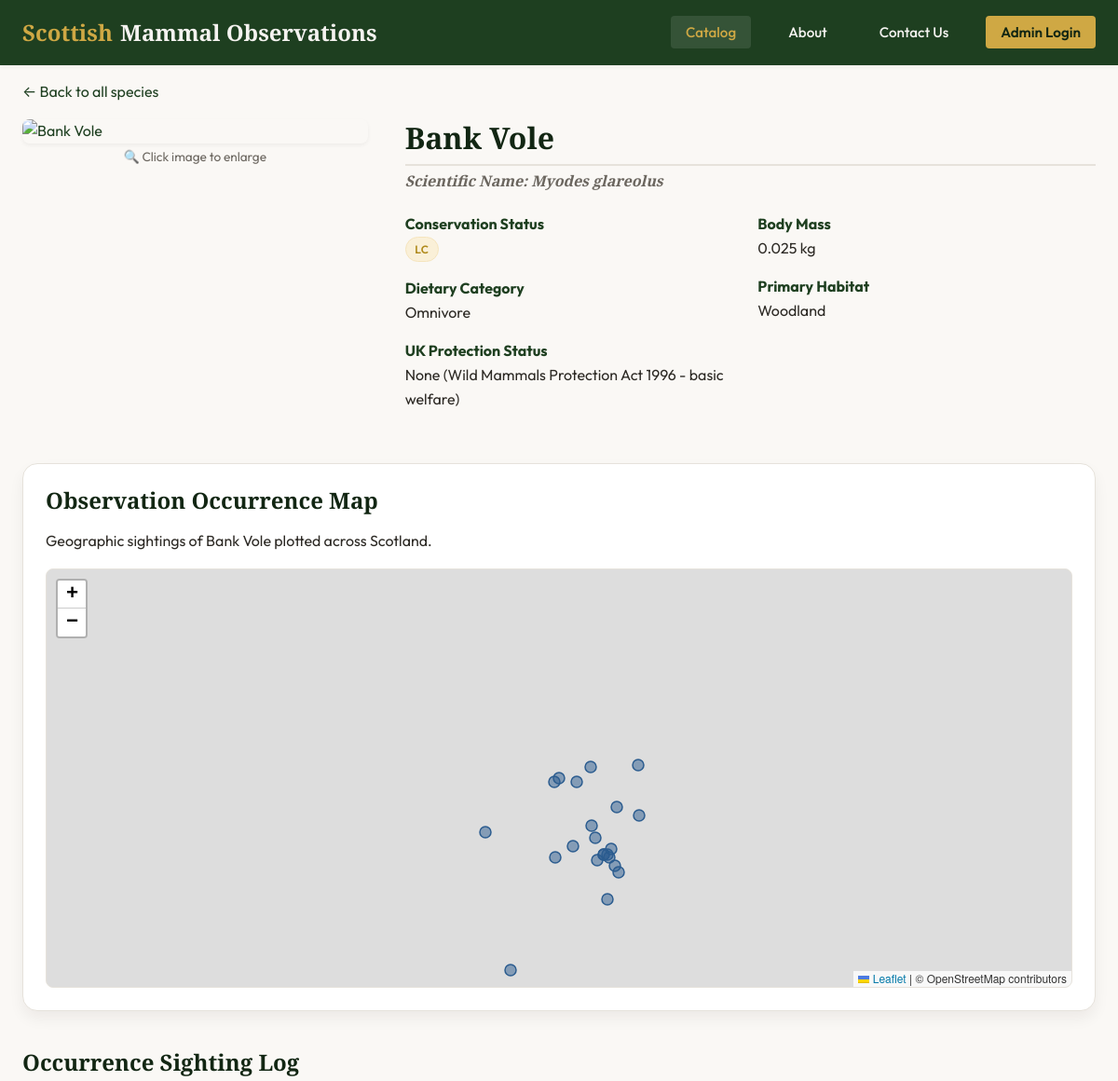
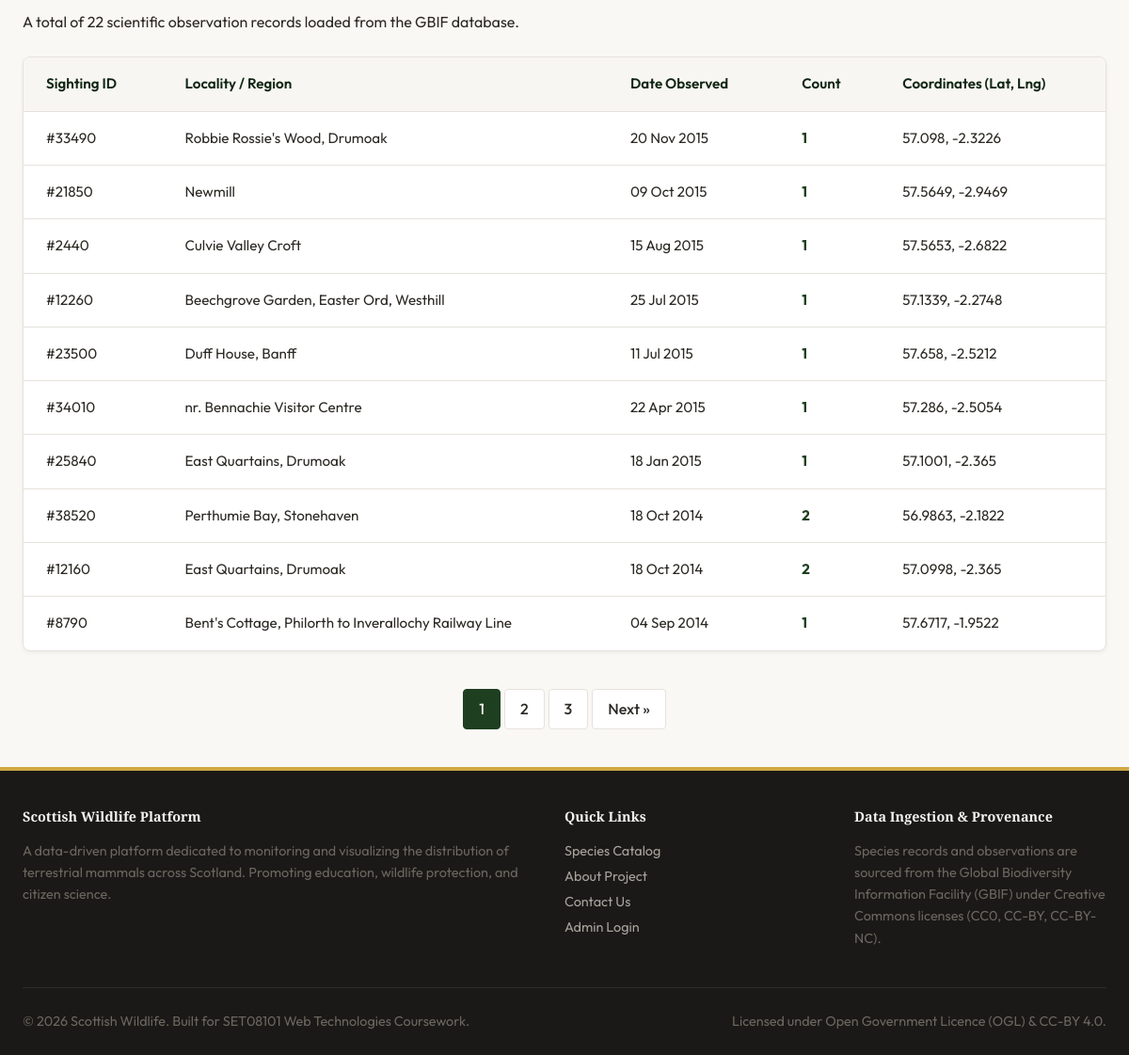
Page /species.php?key=5706764 on the committed database (2 pictures, top to bottom).
### tables this page shows
CREATE TABLE `species` (
  `gbif_species_key` int NOT NULL COMMENT 'GBIF (Global Biodiversity Information Facility) species identifier',
  `species_name` varchar(100) NOT NULL COMMENT 'Scientific name of the species',
  `common_name` varchar(100) DEFAULT NULL COMMENT 'Common English name',
  `iucn_red_list_category` varchar(10) DEFAULT NULL COMMENT 'IUCN Red List conservation status code',
  `body_mass_kg` decimal(10,3) DEFAULT NULL COMMENT 'Typical body mass in kilograms',
  `dietary_category` varchar(50) DEFAULT NULL COMMENT 'Primary dietary classification (Herbivore, Carnivore, Omnivore, Insectivore, Piscivore)',
  `uk_protection_status` varchar(255) DEFAULT NULL COMMENT 'UK legal protection status and relevant legislation',
  `habitat` varchar(100) DEFAULT NULL COMMENT 'Primary habitat types',
  `image_url` varchar(500) DEFAULT NULL,
  PRIMARY KEY (`gbif_species_key`),
  KEY `idx_species_name` (`species_name`),
  KEY `idx_dietary_category` (`dietary_category`),
  KEY `idx_iucn_category` (`iucn_red_list_category`)
);

CREATE TABLE `observations` (
  `id` int NOT NULL AUTO_INCREMENT,
  `locality` varchar(255) DEFAULT NULL COMMENT 'Location name or description',
  `individual_count` int DEFAULT NULL COMMENT 'Number of individuals observed',
  `latitude` decimal(10,6) DEFAULT NULL COMMENT 'Decimal latitude (WGS84)',
  `longitude` decimal(10,6) DEFAULT NULL COMMENT 'Decimal longitude (WGS84)',
  `gbif_species_key` int DEFAULT NULL COMMENT 'GBIF species identifier - foreign key to SPECIES table',
  `observation_date` date DEFAULT NULL,
  PRIMARY KEY (`id`),
  KEY `idx_gbif_key` (`gbif_species_key`),
  KEY `idx_location` (`latitude`,`longitude`),
  CONSTRAINT `fk_species` FOREIGN KEY (`gbif_species_key`) REFERENCES `species` (`gbif_species_key`)
);

### includes/config.php (called while the page is built, shortened)
<?php
function e($string) {
    return htmlspecialchars($string, ENT_QUOTES, 'UTF-8');
}

### species.php (the view, shortened to what this page needs)
<?php
$speciesKey = (int)$_GET['key'];
$pdo = getDbConnection();
$stmt = $pdo->prepare('
    SELECT
        gbif_species_key,
        species_name,
        common_name,
        iucn_red_list_category,
        body_mass_kg,
        dietary_category,
        uk_protection_status,
        habitat,
        image_url
    FROM species
    WHERE gbif_species_key = ?
');
$stmt->execute([$speciesKey]);
$species = $stmt->fetch();
$limit = 10;
$page = isset($_GET['page']) && is_numeric($_GET['page']) ? (int)$_GET['page'] : 1;
$offset = ($page - 1) * $limit;
$countStmt = $pdo->prepare('SELECT COUNT(*) FROM observations WHERE gbif_species_key = :key');
$countStmt->execute([':key' => $speciesKey]);
$totalObservations = $countStmt->fetchColumn();
$totalPages = ceil($totalObservations / $limit);
$obsStmt = $pdo->prepare('
    SELECT
        id,
        locality,
        individual_count,
        latitude,
        longitude,
        observation_date
    FROM observations
    WHERE gbif_species_key = :key
    ORDER BY observation_date DESC, id DESC
    LIMIT :limit OFFSET :offset
');
$obsStmt->bindValue(':key', $speciesKey, PDO::PARAM_INT);
$obsStmt->bindValue(':limit', $limit, PDO::PARAM_INT);
$obsStmt->bindValue(':offset', $offset, PDO::PARAM_INT);
$obsStmt->execute();
$observations = $obsStmt->fetchAll();
$mapPointsStmt = $pdo->prepare('
    SELECT
        locality,
        individual_count,
        latitude,
        longitude,
        observation_date
    FROM observations
    WHERE gbif_species_key = :key AND latitude IS NOT NULL AND longitude IS NOT NULL
    ORDER BY id DESC
    LIMIT 500
');
$mapPointsStmt->execute([':key' => $speciesKey]);
$mapPoints = $mapPointsStmt->fetchAll(PDO::FETCH_ASSOC);
require_once 'includes/header.php';
?>
<p style="margin-top: var(--spacing-md);"><a href="index.php">&larr; Back to all species</a></p>
<div class="grid" style="grid-template-columns: 1fr 2fr; gap: var(--spacing-xl); align-items: start; margin-top: var(--spacing-md); margin-bottom: var(--spacing-xl);">
    <div>
        <?php if (!empty($species['image_url'])): ?>
            <a href="<?php echo e($species['image_url']); ?>" class="modal-trigger" title="Click to view full size">
                <img src="<?php echo e($species['image_url']); ?>" alt="<?php echo e($species['common_name']); ?>" style="width: 100%; border-radius: var(--border-radius-md); box-shadow: var(--shadow-sm); cursor: zoom-in;">
            </a>
        <?php else: ?>
            <div style="width: 100%; height: 250px; background-color: var(--color-border); border-radius: var(--border-radius-md); display: flex; align-items: center; justify-content: center; color: var(--color-text-muted);">No Image Available</div>
        <?php endif; ?>
        <p style="font-size: 0.85rem; color: var(--color-text-muted); text-align: center; margin-top: var(--spacing-xs);">🔍 Click image to enlarge</p>
    </div>
    <div>
        <h2><?php echo e($species['common_name']); ?></h2>
        <h4 style="font-style: italic; color: var(--color-text-muted); margin-top: -10px; margin-bottom: var(--spacing-lg);">Scientific Name: <?php echo e($species['species_name']); ?></h4>
        <dl class="form-grid" style="margin-top: var(--spacing-md);">
            <div>
                <dt style="font-weight: 700; color: var(--color-primary);">Conservation Status</dt>
                <dd style="margin-left: 0; margin-bottom: var(--spacing-md);">
                    <span class="badge badge-user" style="background-color: #faf0d8; color: #b08a1c; border-color: #f5e4bd;">
                        <?php echo $species['iucn_red_list_category'] ? e($species['iucn_red_list_category']) : 'LC'; ?>
                    </span>
                </dd>
                <dt style="font-weight: 700; color: var(--color-primary);">Dietary Category</dt>
                <dd style="margin-left: 0; margin-bottom: var(--spacing-md);"><?php echo e($species['dietary_category']); ?></dd>
                <dt style="font-weight: 700; color: var(--color-primary);">UK Protection Status</dt>
                <dd style="margin-left: 0; margin-bottom: var(--spacing-md);"><?php echo $species['uk_protection_status'] ? e($species['uk_protection_status']) : 'Basic legal protection'; ?></dd>
            </div>
            <div>
                <dt style="font-weight: 700; color: var(--color-primary);">Body Mass</dt>
                <dd style="margin-left: 0; margin-bottom: var(--spacing-md);"><?php echo e($species['body_mass_kg']); ?> kg</dd>
                <dt style="font-weight: 700; color: var(--color-primary);">Primary Habitat</dt>
                <dd style="margin-left: 0; margin-bottom: var(--spacing-md);"><?php echo e($species['habitat']); ?></dd>
            </div>
        </dl>
    </div>
</div>
<?php if (!empty($mapPoints)): ?>
    <section class="map-section">
        <h3>Observation Occurrence Map</h3>
        <p style="margin-bottom: var(--spacing-md);">Geographic sightings of <?php echo e($species['common_name']); ?> plotted across Scotland.</p>
        <div id="speciesMap" class="map-container"></div>
    </section>
<?php endif; ?>
<h3>Occurrence Sighting Log</h3>
<p style="margin-bottom: var(--spacing-lg);">A total of <?php echo e($totalObservations); ?> scientific observation records loaded from the GBIF database.</p>
<?php if (empty($observations)): ?>
    <div class="alert alert-info">No observations recorded for this species.</div>
<?php else: ?>
    <div class="table-responsive">
        <table>
            <thead>
                <tr>
                    <th>Sighting ID</th>
                    <th>Locality / Region</th>
                    <th>Date Observed</th>
                    <th>Count</th>
                    <th>Coordinates (Lat, Lng)</th>
                </tr>
            </thead>
            <tbody>
                <?php foreach ($observations as $obs): ?>
                    <tr>
                        <td>#<?php echo e($obs['id']); ?></td>
                        <td><?php echo $obs['locality'] ? e($obs['locality']) : '<em style="color: var(--color-text-muted);">Location not recorded</em>'; ?></td>
                        <td><?php echo $obs['observation_date'] ? e(date('d M Y', strtotime($obs['observation_date']))) : '<em style="color: var(--color-text-muted);">Date not recorded</em>'; ?></td>
                        <td><strong style="color: var(--color-primary);"><?php echo e($obs['individual_count']); ?></strong></td>
                        <td><?php echo $obs['latitude'] !== null ? e(round($obs['latitude'], 4)) . ', ' . e(round($obs['longitude'], 4)) : '<em style="color: var(--color-text-muted);">Coordinates omitted</em>'; ?></td>
                    </tr>
                <?php endforeach; ?>
            </tbody>
        </table>
    </div>
    <?php if ($totalPages > 1): ?>
        <div class="pagination" style="margin-bottom: var(--spacing-xl);">
            <?php
            $startPage = max(1, $page - 2);
            $endPage = min($totalPages, $page + 2);
            for ($i = $startPage; $i <= $endPage; $i++) {
                $activeClass = $i === $page ? 'active' : '';
                echo '<a href="species.php?key='.$speciesKey.'&page='.$i.'" class="pagination-link '.$activeClass.'">'.$i.'</a>';
            }
            ?>
            <?php if ($page < $totalPages): ?>
                <a href="species.php?key=<?php echo $speciesKey; ?>&page=<?php echo $page + 1; ?>" class="pagination-link">Next &raquo;</a>
            <?php endif; ?>
        </div>
    <?php endif; ?>
<?php endif; ?>
<?php require_once 'includes/footer.php'; ?>

### css/style.css (style rules this page uses)
:root { --color-primary: #1e3f20; --color-primary-hsl: 123, 35%, 18%; --color-primary-light: #2c592f; --color-primary-dark: #122613; --color-secondary: #4a703c; --color-secondary-hsl: 103, 30%, 34%; --color-secondary-light: #608e50; --color-accent: #cfa844; --color-accent-hsl: 44, 59%, 54%; --color-accent-dark: #b8912e; --color-bg-light: #faf8f5; --color-bg-card: #ffffff; --color-bg-dark: #1a1917; --color-text-dark: #2c2924; --color-text-muted: #6b665f; --color-text-light: #f5f3f0; --color-border: #e6e2db; --color-error: #9e2a2b; --color-success: #2a7b4c; --font-heading: 'Playfair Display', Georgia, serif; --font-body: 'Outfit', -apple-system, BlinkMacSystemFont, 'Segoe UI', Roboto, sans-serif; --spacing-xs: 0.25rem; --spacing-sm: 0.5rem; --spacing-md: 1rem; --spacing-lg: 1.5rem; --spacing-xl: 2.5rem; --spacing-xxl: 4rem; --container-max-width: 1200px; --border-radius-sm: 4px; --border-radius-md: 8px; --border-radius-lg: 16px; --shadow-sm: 0 2px 4px rgba(26, 25, 23, 0.05); --shadow-md: 0 8px 16px rgba(26, 25, 23, 0.06); --shadow-lg: 0 16px 32px rgba(26, 25, 23, 0.08); --transition-fast: 0.2s ease; --transition-normal: 0.3s ease; }
body { margin: 0; padding: 0; background-color: var(--color-bg-light); color: var(--color-text-dark); font-family: var(--font-body); font-size: 1rem; line-height: 1.6; display: flex; flex-direction: column; min-height: 100vh; }
h1, h2, h3, h4, h5, h6 { font-family: var(--font-heading); color: var(--color-primary-dark); line-height: 1.25; margin-top: 0; margin-bottom: var(--spacing-md); font-weight: 700; }
h2 { font-size: 2rem; border-bottom: 2px solid var(--color-border); padding-bottom: var(--spacing-sm); }
h3 { font-size: 1.5rem; }
a { color: var(--color-primary); text-decoration: none; transition: color var(--transition-fast); }
img { max-width: 100%; height: auto; display: block; border-radius: var(--border-radius-sm); }
.grid { display: grid; grid-template-columns: repeat(auto-fill, minmax(300px, 1fr)); gap: var(--spacing-lg); margin-bottom: var(--spacing-xl); }
.form-grid { display: grid; grid-template-columns: 1fr 1fr; gap: var(--spacing-md); }
.map-section { background-color: var(--color-bg-card); border-radius: var(--border-radius-lg); border: 1px solid var(--color-border); box-shadow: var(--shadow-md); padding: var(--spacing-lg); margin-bottom: var(--spacing-xl); }
.map-container { height: 450px; width: 100%; border-radius: var(--border-radius-md); overflow: hidden; border: 1px solid var(--color-border); background-color: #cbdbe0; }
.table-responsive { overflow-x: auto; background-color: var(--color-bg-card); border-radius: var(--border-radius-md); border: 1px solid var(--color-border); box-shadow: var(--shadow-sm); margin-bottom: var(--spacing-xl); }
table { width: 100%; border-collapse: collapse; text-align: left; font-size: 0.95rem; }
th, td { padding: var(--spacing-md) var(--spacing-lg); border-bottom: 1px solid var(--color-border); }
th { background-color: #f7f6f3; font-weight: 600; color: var(--color-primary-dark); }
tr:last-child td { border-bottom: none; }
.pagination { display: flex; justify-content: center; gap: var(--spacing-xs); margin-top: var(--spacing-xl); }
.pagination-link { padding: var(--spacing-sm) var(--spacing-md); border: 1px solid var(--color-border); background-color: #ffffff; border-radius: var(--border-radius-sm); color: var(--color-text-dark); font-weight: 500; }
.pagination-link:hover, .pagination-link.active { background-color: var(--color-primary); color: var(--color-text-light); border-color: var(--color-primary); }
.badge { display: inline-block; padding: 0.2rem 0.6rem; font-size: 0.75rem; font-weight: 600; border-radius: 20px; text-transform: uppercase; letter-spacing: 0.5px; }
.badge-user { background-color: #eef8f2; color: var(--color-success); border: 1px solid #ccece0; }

### rows in the picture
species: common_name "Bank Vole", species_name "Myodes glareolus", iucn_red_list_category "LC", dietary_category "Omnivore", uk_protection_status "None (Wild Mammals Protection Act 1996 - basic welfare)", body_mass_kg "0.025", habitat "Woodland"
observations: id "33490", locality "Robbie Rossie's Wood, Drumoak", observation_date "20 Nov 2015", individual_count "1", latitude "57.098", longitude "-2.3226"
observations: id "21850", locality "Newmill", observation_date "09 Oct 2015", individual_count "1", latitude "57.5649", longitude "-2.9469"
observations: id "2440", locality "Culvie Valley Croft", observation_date "15 Aug 2015", individual_count "1", latitude "57.5653", longitude "-2.6822"
observations: id "12260", locality "Beechgrove Garden, Easter Ord, Westhill", observation_date "25 Jul 2015", individual_count "1", latitude "57.1339", longitude "-2.2748"
observations: id "23500", locality "Duff House, Banff", observation_date "11 Jul 2015", individual_count "1", latitude "57.658", longitude "-2.5212"
observations: id "34010", locality "nr. Bennachie Visitor Centre", observation_date "22 Apr 2015", individual_count "1", latitude "57.286", longitude "-2.5054"
observations: id "25840", locality "East Quartains, Drumoak", observation_date "18 Jan 2015", individual_count "1", latitude "57.1001", longitude "-2.365"
observations: id "38520", locality "Perthumie Bay, Stonehaven", observation_date "18 Oct 2014", individual_count "2", latitude "56.9863", longitude "-2.1822"
observations: id "12160", locality "East Quartains, Drumoak", observation_date "18 Oct 2014", individual_count "2", latitude "57.0998", longitude "-2.365"
observations: id "8790", locality "Bent's Cottage, Philorth to Inverallochy Railway Line", observation_date "04 Sep 2014", individual_count "1", latitude "57.6717", longitude "-1.9522"

### other values in the picture
$totalObservations "22"
